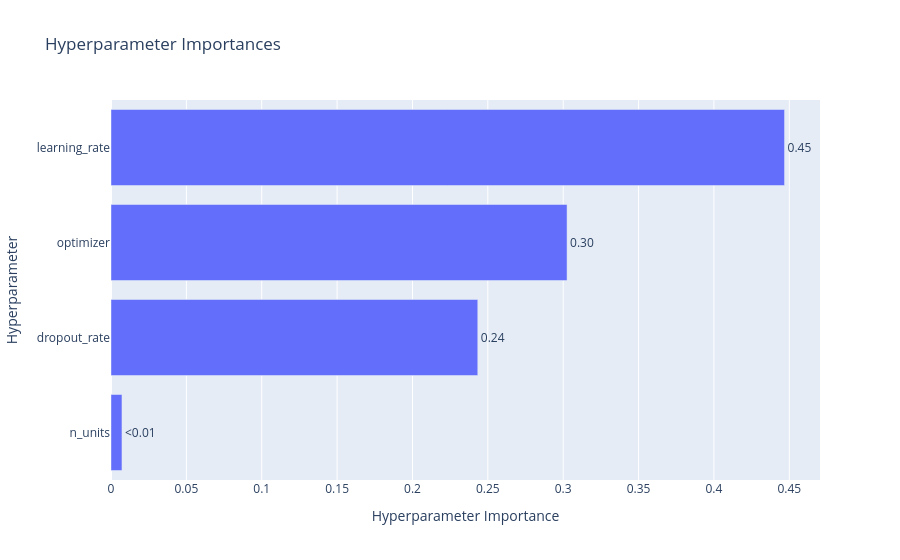

Notebook source saved alongside this figure:
### Code cell
optuna.visualization.plot_param_importances(study)

### Figure 1 — Plotly figure (JSON) as saved in the notebook; plotly's stock layout.template omitted (floating-point values rounded to 4 significant figures)
{"data": [{"cliponaxis": false, "hovertemplate": ["n_units (IntDistribution): 0.007277067766548571<extra></extra>", "dropout_rate (FloatDistribution): 0.24332548437124432<extra></extra>", "optimizer (CategoricalDistribution): 0.3025550196034326<extra></extra>", "learning_rate (FloatDistribution): 0.44684242825877446<extra></extra>"], "name": "Objective Value", "orientation": "h", "text": ["<0.01", "0.24", "0.30", "0.45"], "textposition": "outside", "type": "bar", "x": [0.007277, 0.2433, 0.3026, 0.4468], "y": ["n_units", "dropout_rate", "optimizer", "learning_rate"]}], "layout": {"title": {"text": "Hyperparameter Importances"}, "xaxis": {"title": {"text": "Hyperparameter Importance"}}, "yaxis": {"title": {"text": "Hyperparameter"}}}}
